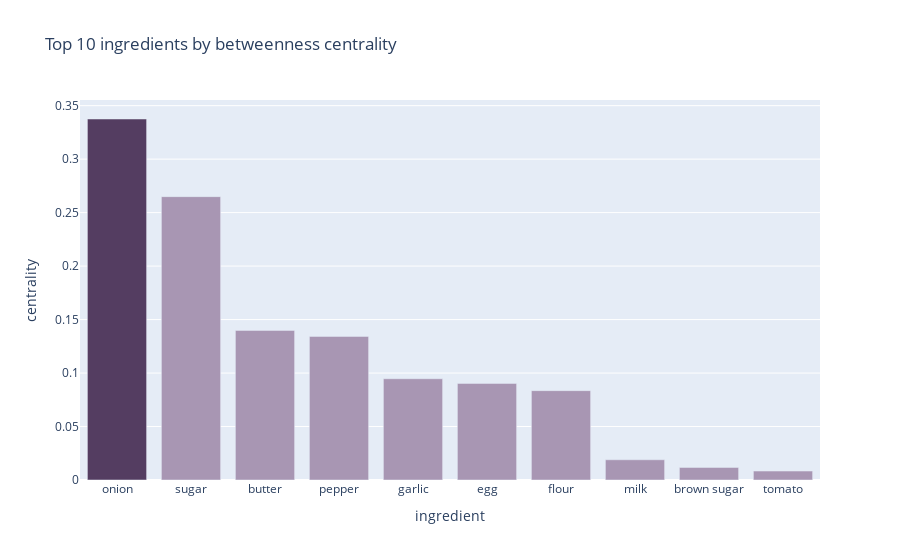

Source (notebook cell):
### Markdown cell above
### 2. Betweenness centrality
\- number of times when a node lies on the shortest path between any other two nodes.
<br><br>
Shows how often a node can be used as a "bridge" between others.

### Code cell
betweenness_dict = nx.betweenness_centrality(G)
display_centrality(betweenness_dict, "betweenness")

### Figure 1 — Plotly figure (JSON) as saved in the notebook; plotly's stock layout.template omitted (floating-point values rounded to 4 significant figures)
{"data": [{"alignmentgroup": "True", "hovertemplate": "ingredient=%{x}<br>centrality=%{y}<extra></extra>", "legendgroup": "onion", "marker": {"color": "#543D61", "pattern": {"shape": ""}}, "name": "onion", "offsetgroup": "onion", "orientation": "v", "showlegend": true, "textposition": "auto", "type": "bar", "x": ["onion"], "xaxis": "x", "y": [0.3375], "yaxis": "y"}, {"alignmentgroup": "True", "hovertemplate": "ingredient=%{x}<br>centrality=%{y}<extra></extra>", "legendgroup": "sugar", "marker": {"color": "#A896B3", "pattern": {"shape": ""}}, "name": "sugar", "offsetgroup": "sugar", "orientation": "v", "showlegend": true, "textposition": "auto", "type": "bar", "x": ["sugar"], "xaxis": "x", "y": [0.265], "yaxis": "y"}, {"alignmentgroup": "True", "hovertemplate": "ingredient=%{x}<br>centrality=%{y}<extra></extra>", "legendgroup": "butter", "marker": {"color": "#A896B3", "pattern": {"shape": ""}}, "name": "butter", "offsetgroup": "butter", "orientation": "v", "showlegend": true, "textposition": "auto", "type": "bar", "x": ["butter"], "xaxis": "x", "y": [0.1399], "yaxis": "y"}, {"alignmentgroup": "True", "hovertemplate": "ingredient=%{x}<br>centrality=%{y}<extra></extra>", "legendgroup": "pepper", "marker": {"color": "#A896B3", "pattern": {"shape": ""}}, "name": "pepper", "offsetgroup": "pepper", "orientation": "v", "showlegend": true, "textposition": "auto", "type": "bar", "x": ["pepper"], "xaxis": "x", "y": [0.1343], "yaxis": "y"}, {"alignmentgroup": "True", "hovertemplate": "ingredient=%{x}<br>centrality=%{y}<extra></extra>", "legendgroup": "garlic", "marker": {"color": "#A896B3", "pattern": {"shape": ""}}, "name": "garlic", "offsetgroup": "garlic", "orientation": "v", "showlegend": true, "textposition": "auto", "type": "bar", "x": ["garlic"], "xaxis": "x", "y": [0.0947], "yaxis": "y"}, {"alignmentgroup": "True", "hovertemplate": "ingredient=%{x}<br>centrality=%{y}<extra></extra>", "legendgroup": "egg", "marker": {"color": "#A896B3", "pattern": {"shape": ""}}, "name": "egg", "offsetgroup": "egg", "orientation": "v", "showlegend": true, "textposition": "auto", "type": "bar", "x": ["egg"], "xaxis": "x", "y": [0.09032], "yaxis": "y"}, {"alignmentgroup": "True", "hovertemplate": "ingredient=%{x}<br>centrality=%{y}<extra></extra>", "legendgroup": "flour", "marker": {"color": "#A896B3", "pattern": {"shape": ""}}, "name": "flour", "offsetgroup": "flour", "orientation": "v", "showlegend": true, "textposition": "auto", "type": "bar", "x": ["flour"], "xaxis": "x", "y": [0.08354], "yaxis": "y"}, {"alignmentgroup": "True", "hovertemplate": "ingredient=%{x}<br>centrality=%{y}<extra></extra>", "legendgroup": "milk", "marker": {"color": "#A896B3", "pattern": {"shape": ""}}, "name": "milk", "offsetgroup": "milk", "orientation": "v", "showlegend": true, "textposition": "auto", "type": "bar", "x": ["milk"], "xaxis": "x", "y": [0.01891], "yaxis": "y"}, {"alignmentgroup": "True", "hovertemplate": "ingredient=%{x}<br>centrality=%{y}<extra></extra>", "legendgroup": "brown sugar", "marker": {"color": "#A896B3", "pattern": {"shape": ""}}, "name": "brown sugar", "offsetgroup": "brown sugar", "orientation": "v", "showlegend": true, "textposition": "auto", "type": "bar", "x": ["brown sugar"], "xaxis": "x", "y": [0.01177], "yaxis": "y"}, {"alignmentgroup": "True", "hovertemplate": "ingredient=%{x}<br>centrality=%{y}<extra></extra>", "legendgroup": "tomato", "marker": {"color": "#A896B3", "pattern": {"shape": ""}}, "name": "tomato", "offsetgroup": "tomato", "orientation": "v", "showlegend": true, "textposition": "auto", "type": "bar", "x": ["tomato"], "xaxis": "x", "y": [0.008367], "yaxis": "y"}], "layout": {"barmode": "relative", "legend": {"title": {"text": "ingredient"}, "tracegroupgap": 0}, "showlegend": false, "title": {"text": "Top 10 ingredients by betweenness centrality"}, "xaxis": {"anchor": "y", "categoryarray": ["onion", "sugar", "butter", "pepper", "garlic", "egg", "flour", "milk", "brown sugar", "tomato"], "categoryorder": "array", "domain": [0, 1], "title": {"text": "ingredient"}}, "yaxis": {"anchor": "x", "domain": [0, 1], "title": {"text": "centrality"}}}}
